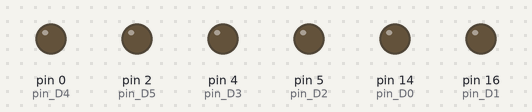
A program run on a simulated MicroPython board. On the bench: output pins drawn as LEDs (lit = HIGH).

Above: at 0.2 s.
At 0.7 s:
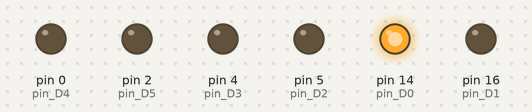
At 2.7 s:
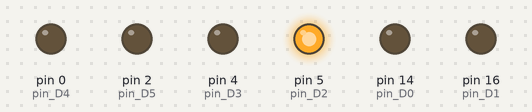
At 3.7 s:
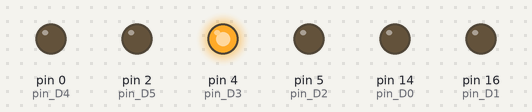
At 5.7 s:
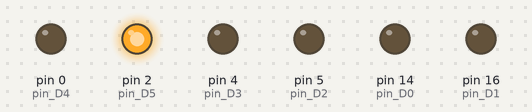
At 19.7 s:
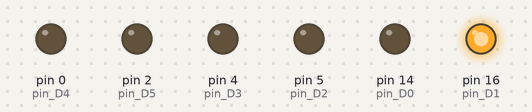
Timing chart, 0 to 20.7 s (numbered marks = the images above):
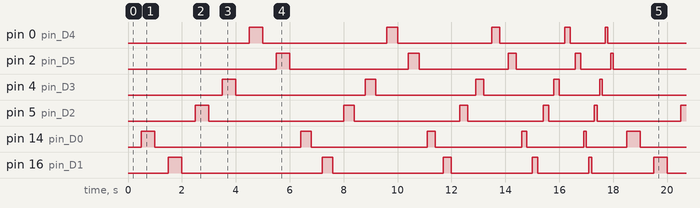

The program:

BlinkingLED_VaryingFreq.py
```python
import machine
import time

pin_D0 = machine.Pin(14, machine.Pin.OUT)
pin_D1 = machine.Pin(16,machine.Pin.OUT)
pin_D2 = machine.Pin(5,machine.Pin.OUT)
pin_D3 = machine.Pin(4,machine.Pin.OUT)
pin_D4 = machine.Pin(0,machine.Pin.OUT)
pin_D5 = machine.Pin(2,machine.Pin.OUT)


pin_D0.off()
pin_D1.off()
pin_D2.off()
pin_D3.off()
pin_D4.off()
pin_D5.off()

sleepTime = 0.5


def ToggleGivenPin(pin, toggleDelay):
    time.sleep(toggleDelay)
    pin.on()
    time.sleep(toggleDelay)
    pin.off()


while True:

            ToggleGivenPin(pin_D0, sleepTime)
            ToggleGivenPin(pin_D1, sleepTime)
            ToggleGivenPin(pin_D2, sleepTime)
            ToggleGivenPin(pin_D3, sleepTime)
            ToggleGivenPin(pin_D4, sleepTime)
            ToggleGivenPin(pin_D5, sleepTime)


            if sleepTime > 0.1 :
                sleepTime = sleepTime - 0.1
            else:
                sleepTime = 0.5


# Pin mappings
# D0 -> GPIO16
# D1 -> GPIO5
# D2 -> GPIO4
# D3 -> GPIO0
# D4 -> GPIO2
# D5 -> GPIO14
```

Measured:
- by itself, pin 0 (pin_D4): LOW → HIGH at 4.5 s, → LOW 0.50 s later, → HIGH 4.6 s later, → LOW 0.40 s later, … (20 changes in this stretch)
- by itself, pin 2 (pin_D5): LOW → HIGH at 5.5 s, → LOW 0.50 s later, → HIGH 4.4 s later, → LOW 0.40 s later, … (20 changes in this stretch)
- by itself, pin 4 (pin_D3): LOW → HIGH at 3.5 s, → LOW 0.50 s later, → HIGH 4.8 s later, → LOW 0.40 s later, … (21 changes in this stretch)
- by itself, pin 5 (pin_D2): repeats every 18.0 s: LOW 5.0 s, HIGH 0.40 s, LOW 3.9 s, HIGH 0.30 s, LOW 2.8 s, HIGH 0.20 s, LOW 1.7 s, HIGH 0.10 s, LOW 3.1 s, HIGH 0.50 s
- by itself, pin 14 (pin_D0): repeats every 18.0 s: LOW 5.4 s, HIGH 0.40 s, LOW 4.3 s, HIGH 0.30 s, LOW 3.2 s, HIGH 0.20 s, LOW 2.1 s, HIGH 0.10 s, LOW 1.5 s, HIGH 0.50 s
